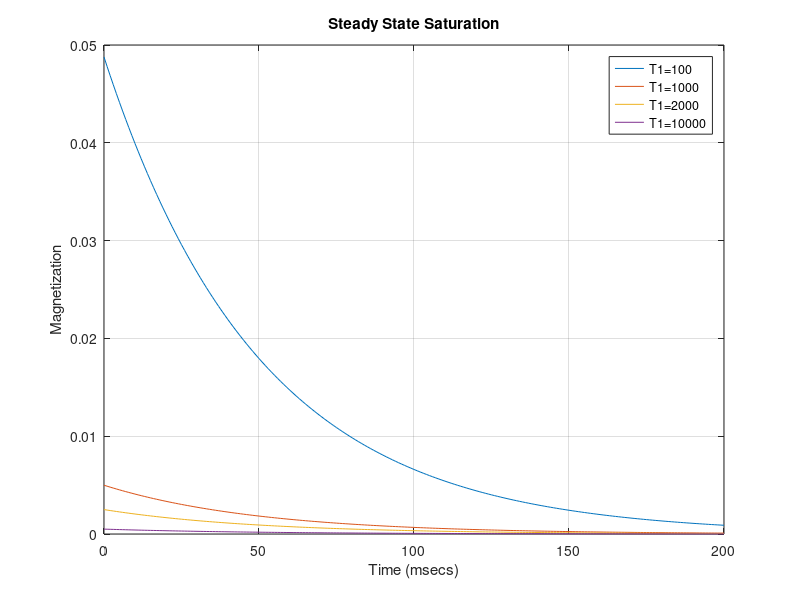

Write the MATLAB code that produced this figure.
%{
This program plots the magnetization
after steady state saturation.
%}

% get TR value
prompt1 = 'What TR?';
TR = input(prompt1);

%constants
Mo = 1;
T2 = 50;
T = 0:1:200;


%equations with each T1 value
M1 = Mo.*(1-exp(-TR/100)).*(exp(-T/T2));
M2 = Mo.*(1-exp(-TR/1000)).*(exp(-T/T2));
M3 = Mo.*(1-exp(-TR/2000)).*(exp(-T/T2));
M4 = Mo.*(1-exp(-TR/10000)).*(exp(-T/T2));

figure()
 
%plot each equation on graph
plot(T, M1);
hold on
plot(T, M2);
plot(T, M3);
plot(T, M4);
hold off

%label graph
grid on 
ylabel('Magnetization');
xlabel('Time (msecs)');
title('Steady State Saturation');
legend('T1=100','T1=1000', 'T1=2000', 'T1=10000')